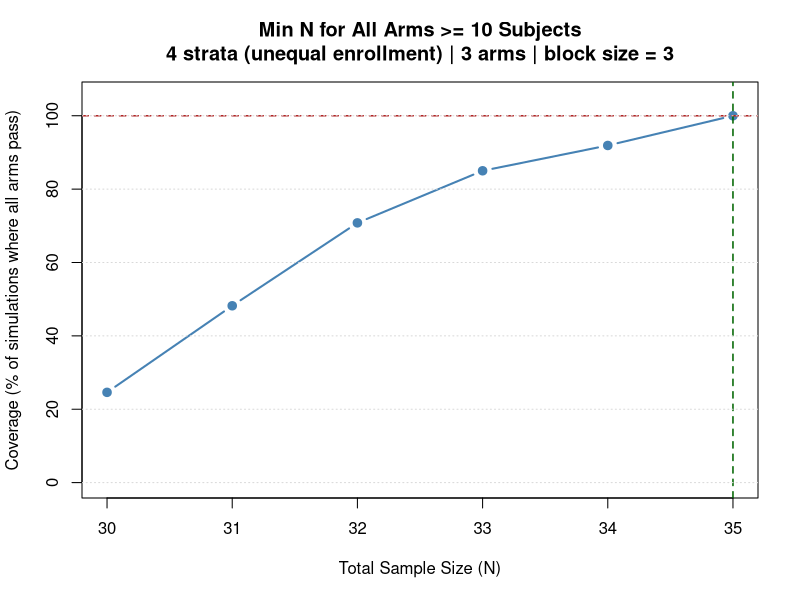

Source code (R):
# ============================================================
# Stratified Block Randomization — Clinical Trial Simulation
# ============================================================

# ---- Parameters (edit here) --------------------------------
treatment_arms  <- c("Arm_A", "Arm_B", "Arm_C")
strat_factors   <- list(
  Factor1 = c("F1_L1", "F1_L2"),
  Factor2 = c("F2_L1", "F2_L2")
)
block_size      <- 3     # = n_arms: appropriate for open-label; use n_arms*2+ for blinded
stratum_weights <- c(1, 9, 9, 20)  # relative enrollment per stratum (NULL = equal)
min_per_arm     <- 10    # Objective 1: minimum subjects per arm
n_sim           <- 1000  # simulations used for Objective 1
seed_example    <- 42    # seed for the illustrative randomization list
random_alloc    <- FALSE # TRUE = multinomial stratum draw each sim; FALSE = deterministic largest-remainder
# ------------------------------------------------------------

# ---- Output directory --------------------------------------
out_dir <- "Outputs"   # relative to the working directory; change if needed
dir.create(out_dir, showWarnings = FALSE, recursive = TRUE)

log_file <- file.path(out_dir, "simulation_log.txt")
log_con  <- file(log_file, open = "wt")
sink(log_con, type = "output")
sink(log_con, type = "message")
on.exit({ sink(type = "output"); sink(type = "message"); close(log_con) }, add = TRUE)
# ------------------------------------------------------------

n_arms         <- length(treatment_arms)
reps_per_block <- block_size / n_arms

stopifnot("block_size must be a multiple of number of arms" =
            block_size %% n_arms == 0)

# ---- Enumerate Strata ----
strata            <- expand.grid(strat_factors, stringsAsFactors = FALSE)
strata$Stratum_ID <- paste0("S", seq_len(nrow(strata)))
n_strata          <- nrow(strata)

if (!is.null(stratum_weights)) {
  stopifnot("stratum_weights length must equal number of strata" =
              length(stratum_weights) == n_strata)
  stopifnot("stratum_weights must all be positive" =
              all(stratum_weights > 0))
}

cat("=== Strata ===\n")
print(strata, row.names = FALSE)

# ---- Stratum Allocation Function ---------------------------
# Distributes N subjects across strata proportional to weights.
# Uses largest-remainder method to ensure sum(alloc) == N exactly.
compute_alloc <- function(N, weights = NULL) {
  if (is.null(weights)) weights <- rep(1, n_strata)
  props   <- weights / sum(weights)
  alloc   <- floor(props * N)
  rem     <- N - sum(alloc)
  if (rem > 0) {
    frac_parts        <- props * N - alloc
    top_idx           <- order(frac_parts, decreasing = TRUE)[seq_len(rem)]
    alloc[top_idx]    <- alloc[top_idx] + 1
  }
  alloc
}

# ---- Core Simulation Function ------------------------------
# Generates a master randomization list for N total subjects.
# Partial final blocks within a stratum are retained as-is.
# When rand_alloc = TRUE, stratum sizes are drawn from a multinomial
# distribution so that enrollment proportions vary across simulation runs.
simulate_rand <- function(N, weights = stratum_weights, seed = NULL,
                          rand_alloc = random_alloc) {
  if (!is.null(seed)) set.seed(seed)

  if (rand_alloc) {
    w <- if (is.null(weights)) rep(1, n_strata) else weights
    alloc <- as.vector(rmultinom(1, N, prob = w / sum(w)))
  } else {
    alloc <- compute_alloc(N, weights)
  }

  rows <- vector("list", n_strata)

  for (s in seq_len(n_strata)) {
    n_s      <- alloc[s]
    if (n_s == 0L) { rows[[s]] <- NULL; next }  # stratum drew no subjects (possible under random_alloc)
    n_blocks <- ceiling(n_s / block_size)

    # Each block is a random permutation of treatment arms
    seq_full <- unlist(lapply(seq_len(n_blocks), function(b) {
      sample(rep(treatment_arms, reps_per_block))
    }))

    # Trim to stratum allocation (allows partial final block)
    seq_s        <- seq_full[seq_len(n_s)]
    block_id     <- ceiling(seq_len(n_s) / block_size)
    pos_in_block <- ((seq_len(n_s) - 1L) %% block_size) + 1L
    is_partial   <- block_id == n_blocks & (n_s %% block_size != 0L)

    rows[[s]] <- data.frame(
      Factor1              = strata$Factor1[s],
      Factor2              = strata$Factor2[s],
      Stratum_ID           = strata$Stratum_ID[s],
      Stratum_N            = n_s,
      Block_ID             = block_id,
      Position_in_Block    = pos_in_block,
      Treatment_Assignment = seq_s,
      Is_Partial_Block     = is_partial,
      stringsAsFactors     = FALSE
    )
  }

  out            <- do.call(rbind, rows)
  out$Subject_ID <- sprintf("%03d", seq_len(nrow(out)))
  rownames(out)  <- NULL
  out[, c("Subject_ID", "Factor1", "Factor2", "Stratum_ID", "Stratum_N",
          "Block_ID", "Position_in_Block", "Treatment_Assignment",
          "Is_Partial_Block")]
}

# ============================================================
# Objective 1: Minimum N for All Arms >= min_per_arm Subjects
# ============================================================

cat("\n\n=== Objective 1: Minimum N for Each Arm >=", min_per_arm, "Subjects ===\n")

N_lo <- n_arms * min_per_arm               # analytic lower bound
N_hi <- N_lo + n_strata * block_size * 10  # upper bound — error if reached

coverage_results <- data.frame(N = integer(0), coverage = numeric(0))

for (N_cand in N_lo:N_hi) {
  n_pass <- sum(vapply(seq_len(n_sim), function(sim) {
    rl <- simulate_rand(N_cand, seed = sim, rand_alloc = random_alloc)
    min(table(rl$Treatment_Assignment)) >= min_per_arm
  }, logical(1)))

  cov <- n_pass / n_sim
  coverage_results <- rbind(coverage_results,
                            data.frame(N = N_cand, coverage = cov))
  if (cov >= 1.0) break
}

# Guard: error if upper bound reached without achieving full coverage
if (!any(coverage_results$coverage >= 1.0)) {
  stop(sprintf(
    paste("Upper bound N_hi = %d was reached without achieving 100%% coverage",
          "(best coverage = %.1f%%).",
          "Increase N_hi in the script or reduce min_per_arm."),
    N_hi, max(coverage_results$coverage) * 100
  ))
}

cat("\nCoverage by N:\n")
print(coverage_results, row.names = FALSE)

min_N <- coverage_results$N[which(coverage_results$coverage >= 1.0)[1]]
cat(sprintf(
  "\n>>> Minimum total N to guarantee all %d arms have >= %d subjects: N = %d <<<\n",
  n_arms, min_per_arm, min_N
))

# Save coverage table
write.csv(coverage_results,
          file.path(out_dir, "obj1_coverage_by_N.csv"),
          row.names = FALSE)
cat("Saved: obj1_coverage_by_N.csv\n")

# ---- Coverage Curve Plot ----
png(file.path(out_dir, "obj1_coverage_curve.png"),
    width = 800, height = 500, res = 110)
plot(
  coverage_results$N, coverage_results$coverage * 100,
  type = "b", pch = 19, col = "steelblue", lwd = 2,
  xlab = "Total Sample Size (N)",
  ylab = "Coverage (% of simulations where all arms pass)",
  main = sprintf(
    "Min N for All Arms >= %d Subjects\n%d strata (unequal enrollment) | %d arms | block size = %d",
    min_per_arm, n_strata, n_arms, block_size
  ),
  ylim = c(0, 105),
  xaxt = "n"
)
axis(1, at = coverage_results$N)
abline(h = 100, lty = 2, col = "firebrick", lwd = 1.5)
abline(v = min_N, lty = 2, col = "darkgreen", lwd = 1.5)
text(min_N + 0.15, 55,
     paste0("Min N = ", min_N),
     col = "darkgreen", pos = 4, cex = 0.9)
grid(nx = NA, ny = NULL, lty = "dotted", col = "gray85")
dev.off()
cat("Saved: obj1_coverage_curve.png\n")

# ============================================================
# Illustrative Randomization List at min_N
# ============================================================

cat(sprintf("\n\n=== Master Randomization List (N = %d, seed = %d) ===\n",
            min_N, seed_example))
rand_list <- simulate_rand(min_N, seed = seed_example, rand_alloc = FALSE)  # deterministic for reproducible illustration
print(rand_list, row.names = FALSE)

write.csv(rand_list,
          file.path(out_dir, "randomization_list.csv"),
          row.names = FALSE)
cat("Saved: randomization_list.csv\n")

# ---- Stratum sizes at min_N ----
cat("\n=== Stratum Allocation at N =", min_N, "===\n")
alloc_summary <- data.frame(
  Stratum_ID = strata$Stratum_ID,
  Factor1    = strata$Factor1,
  Factor2    = strata$Factor2,
  Weight     = if (is.null(stratum_weights)) rep(1, n_strata) else stratum_weights,
  N_allocated = compute_alloc(min_N, stratum_weights)
)
alloc_summary$Pct <- round(alloc_summary$N_allocated / min_N * 100, 1)
print(alloc_summary, row.names = FALSE)

# ---- Overall Balance ----
cat("\n=== Overall Treatment Balance ===\n")
overall_tab <- table(rand_list$Treatment_Assignment)
print(overall_tab)
cat("Proportions:\n")
print(round(prop.table(overall_tab), 3))

# ---- Within-Stratum Balance ----
cat("\n=== Within-Stratum Balance ===\n")
stratum_balance <- as.data.frame.matrix(
  table(rand_list$Stratum_ID, rand_list$Treatment_Assignment)
)
stratum_balance$Stratum_ID  <- rownames(stratum_balance)
stratum_balance$Stratum_N   <- alloc_summary$N_allocated
rownames(stratum_balance)   <- NULL
stratum_balance <- stratum_balance[, c("Stratum_ID", "Stratum_N", treatment_arms)]
print(stratum_balance, row.names = FALSE)

write.csv(stratum_balance,
          file.path(out_dir, "balance_by_stratum.csv"),
          row.names = FALSE)
cat("Saved: balance_by_stratum.csv\n")

# ---- Partial Block Report ----
if (any(rand_list$Is_Partial_Block)) {
  cat("\n=== Partial Block Subjects ===\n")
  partial <- rand_list[rand_list$Is_Partial_Block, ]
  print(partial, row.names = FALSE)
  write.csv(partial,
            file.path(out_dir, "partial_block_subjects.csv"),
            row.names = FALSE)
  cat("Saved: partial_block_subjects.csv\n")
} else {
  cat("\nNo partial blocks at N =", min_N, "\n")
}

cat("\n=== All outputs saved to:", out_dir, "===\n")
